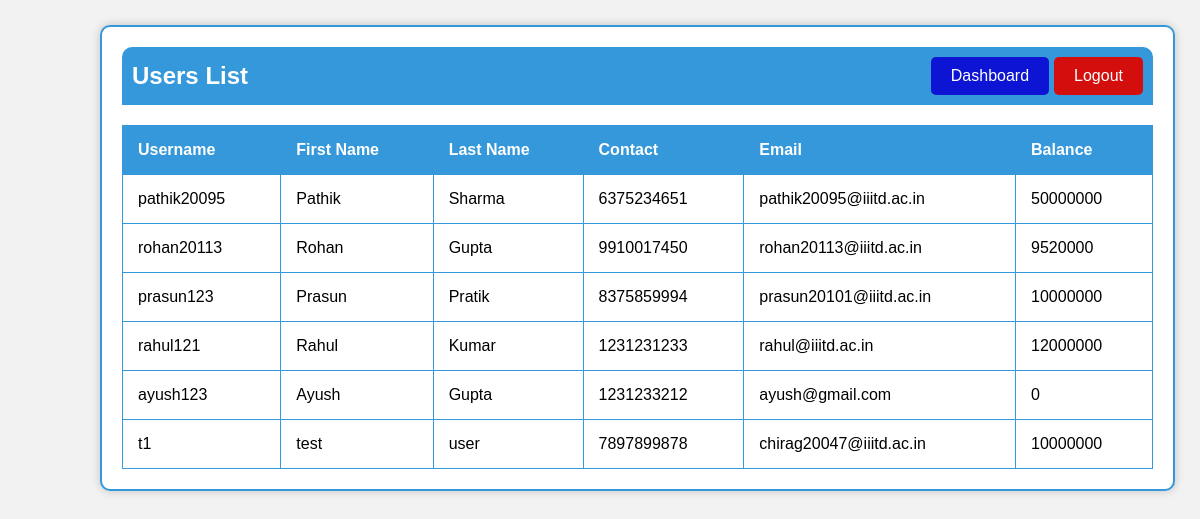
/users_list/ (signed in), run on an earlier commit of the app's database.
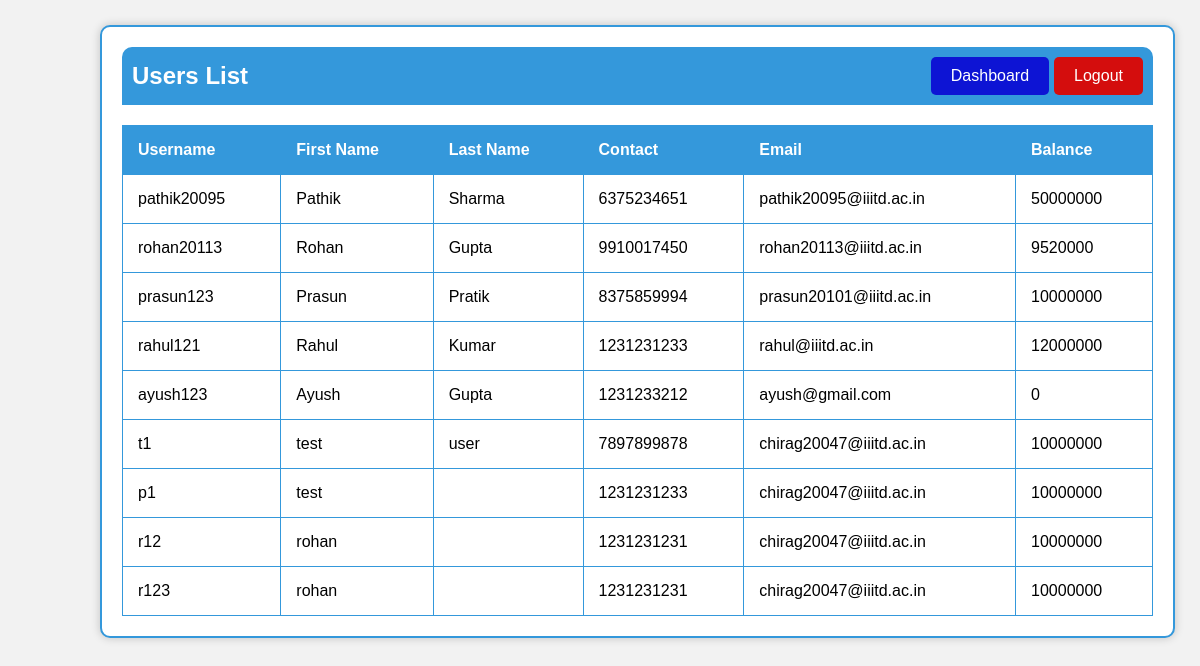
And on a later commit of the database.
### project_app/models.py (models this page shows, shortened)
class AppUser(models.Model):
    first_name = models.CharField(max_length=30, null= False, blank=False, default = None, validators=[MaxLengthValidator(limit_value=30, message="First name must be at most 30 characters.")])
    second_name = models.CharField(max_length=30, default= None)
    username = models.CharField(max_length=30, null= False, blank=False, default = None)
    password = models.CharField(max_length=256, null= False, blank=False, default = None)
    email = models.CharField(max_length=30, null= False, blank=False, default = None)
    contact = models.CharField(max_length=30, null= False, blank=False, default = None)
    public_key = models.CharField(max_length=300, null = True, blank = True, default = None)
    balance = models.DecimalField(decimal_places=0, max_digits=15, null = True, blank = True, default= 0)
    dv = models.BooleanField(null = False, blank = False, default= False)

### project_app/views.py (the view)
# urls.py: path("users_list/", views.dashboard_user_list, name="user_list_page"),
def dashboard_user_list(request):
    username = request.session.get('username')
    if(request.session.get('email_kyc') is None or request.session.get('email_kyc').lower() != 'chirag20047@iiitd.ac.in'):
            return redirect('logout_page')
    if(username is None or username not in ['chirag20047']):
        return redirect('logout_page')
    users = list(AppUser.objects.values())
    user_list = []
    for i in range(len(users)):
        if(users[i]['username'] != request.session.get('username')):
            user_list.append(users[i])
    return render(request, 'user_list.html', {'users':user_list})

### project_app/templates/user_list.html (shortened to what this page needs)
<!DOCTYPE html>
<html lang="en">
<head>
</head>
<body>
    <div class="container">
        <div class="navbar">
            <h2>Users List</h2>
            <div class="navbar-buttons">
                <a class="dashboard-button" href="/admin_dashboard">Dashboard</a>
                <a class="logout-button" href="/logout">Logout</a>
            </div>
        </div>
        <table>
            <thead>
                <tr>
                    <th>Username</th>
                    <th>First Name</th>
                    <th>Last Name</th>
                    <th>Contact</th>
                    <th>Email</th>
                    <th>Balance</th>
                </tr>
            </thead>
            <tbody>
                {% for user in users %}
                <tr>
                    <td>{{ user.username }}</td>
                    <td>{{ user.first_name }}</td>
                    <td>{{ user.second_name }}</td>
                    <td>{{ user.contact }}</td>
                    <td>{{ user.email }}</td>
                    <td>{{ user.balance }}</td>
                </tr>
                {% endfor %}
            </tbody>
        </table>
    </div>
</body>
</html>

### project_app/templates/user_list.html (style rules this page uses)
body { font-family: Arial, sans-serif; background-color: #f2f2f2; margin: 0; padding: 0; }
.container { max-width: 1200px; margin: 25px; margin-left: 100px; padding: 20px; border: 2px solid #3498db; background-color: #fff; box-shadow: 0px 0px 10px rgba(0, 0, 0, 0.2); border-radius: 10px; overflow-x: scroll; }
.navbar { display: flex; justify-content: space-between; align-items: center; background-color: #3498db; padding: 10px; border-radius: 10px 10px 0 0; }
.navbar h2 { color: #fff; margin: 0; }
.navbar-buttons { display: flex; align-items: center; }
.dashboard-button, .logout-button { background-color: #0d14d4; color: #fff; border: none; padding: 10px 20px; font-size: 16px; border-radius: 5px; cursor: pointer; text-decoration: none; margin-left: 10px; }
.logout-button { background-color: #d40d0d; color: #fff; border: none; padding: 10px 20px; font-size: 16px; border-radius: 5px; cursor: pointer; text-decoration: none; margin-left: 5px; }
table { width: 100%; border-collapse: collapse; margin-top: 20px; }
table, th, td { border: 1px solid #3498db; }
th, td { padding: 15px; text-align: left; }
th { background-color: #3498db; color: #fff; }

What changed in the data, as far as the page shows it:
added AppUser: username "p1", first_name "test", contact "1231231233", email "chirag20047@iiitd.ac.in", balance "10000000"
added AppUser: username "r12", first_name "rohan", contact "1231231231", email "chirag20047@iiitd.ac.in", balance "10000000"
added AppUser: username "r123", first_name "rohan", contact "1231231231", email "chirag20047@iiitd.ac.in", balance "10000000"
